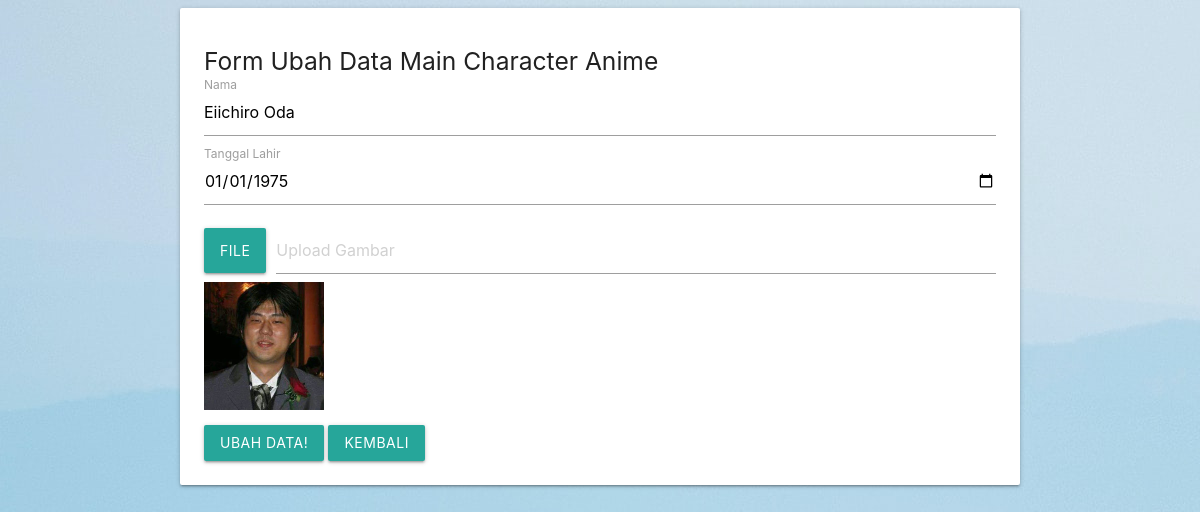
Screenshot of /sesi29/edit_author.php?id=1 with the database file from the repository.
### tables this page shows
CREATE TABLE `author` (
  `id` int(11) NOT NULL,
  `img` varchar(50) NOT NULL,
  `nama_author` varchar(50) NOT NULL,
  `tgl_lahir` date NOT NULL
);

### sesi29/edit_author.php (the view, shortened to what this page needs)
<?php
include_once("config.php");
$id = $_GET['id'];
$auth =  mysqli_query($conn, "SELECT * FROM author WHERE id=$id");
while ($data = mysqli_fetch_array($auth)) {
  $nama_author = $data['nama_author'];
  $tgl_lahir = $data['tgl_lahir'];
  $img = $data['img'];
}
?>
<!DOCTYPE html>
<html lang="en">
<head>
  <link rel="stylesheet" href="https://cdnjs.cloudflare.com/ajax/libs/materialize/1.0.0/css/materialize.min.css">
</head>
<body>
  <div class="container">
    <form action="proses_edit_author.php?id=<?= $id; ?>" method="post" enctype="multipart/form-data">
      <div class="card-panel">
        <h5>Form Ubah Data Main Character Anime</h5>
        <div class="input-field">
          <input type="text" name="nama_author" id="nama_author" required value="<?= $nama_author; ?>">
          <label for="nama_author">Nama</label>
        </div>
        <div class="input-field">
          <input type="date" name="tgl_lahir" id="tgl_lahir" required value="<?= $tgl_lahir; ?>">
          <label for="tgl_lahir">Tanggal Lahir</label>
        </div>
        <div class="file-field input-field">
          <div class="btn">
            <span>File</span>
          </div>
          <div class="file-path-wrapper">
            <input class="file-path validate" type="text" placeholder="Upload Gambar">
          </div>
          <img src="img/<?= $img; ?>" width="120px" style="display: block;" class="img-preview">
        </div>
        <button class="waves-effect waves-light skyblue darken-1 btn" type="submit" name="ubah">Ubah Data!</button></a>
        <button class="waves-effect waves-light skyblue darken-1 btn" type="submit">
          <a href="author.php" style='text-decoration: none; color: white;'>Kembali</a>
        </button>
      </div>
    </form>
  </div>
</body>
</html>

### sesi29/edit_author.php (style rules this page uses)
body { background-image: url(img/unsplash.jpg); }

### rows the page displays
author: nama_author "Eiichiro Oda", tgl_lahir "01/01/1975", img (picture)
